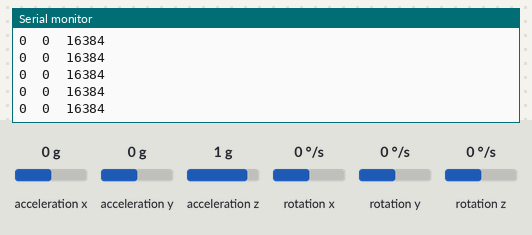
A sketch run on a simulated Arduino Uno, built for the host (arithmetic inside an expression is 32-bit, double 64-bit). On the bench: the last lines printed to the serial monitor. Wiring (inferred from the names in the program): MPU-6050 motion sensor at I2C address 0x68. The inputs (shaded band) are chosen by the test bench; at power-on: acceleration x 0 g, acceleration y 0 g, acceleration z 1 g, rotation x 0 °/s, rotation y 0 °/s, rotation z 0 °/s. Storage starts empty.

Above: at 1.2 s.
1.3 s: acceleration x set to -1.4 g
At 2.1 s:
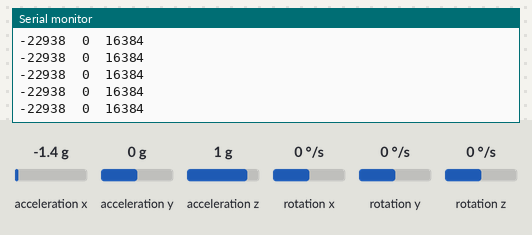
2.8 s: acceleration y set to -1.4 g
At 3.4 s:
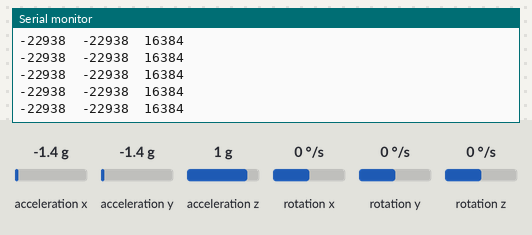
4.3 s: acceleration z set to -1.4 g
At 5.4 s:
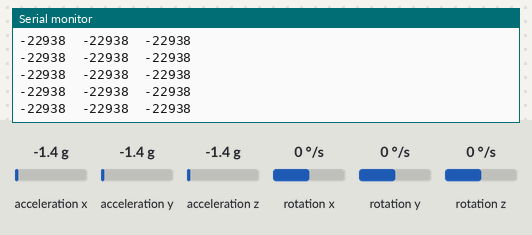

The sketch:

Sinal_Axis_e_MicroSD_POO.ino
```cpp
//Programa: Teste MPU6050 e Gravação em SD
//Alteracoes e adaptacoes : Arthur Chabole
//
//Baseado no programa original de JohnChi e FILIPEFLOP

//Carrega a biblioteca Wire
#include<Wire.h>
//Carregar biblioteca SD
#include<SD.h>
#include <stdio.h>
#include <stdlib.h>

//Endereco I2C do MPU6050
const int MPU=0x68;

//Variaveis para armazenar valores dos sensores e iniciando contador c
int AcX,AcY,AcZ;
double c=0;
int x=1;

//Configurando a análi1e
String Name_file= ("F10.txt");      //Nome do arquivo
double Max= 1001;                //Número Max de pontos
int t= 2;                        //Tempo de delay

void setup()
{
  //Transmissão serial
  Serial.begin(115200);

  //Configurando SD
  SD.begin(4);

  //Zerando acelerômetro
  Wire.begin();
  Wire.beginTransmission(MPU);
  Wire.write(0x6B);

  //Inicializa o MPU-6050
  Wire.write(0);
  Wire.endTransmission(true);

  Serial.print("AcX");
  Serial.print("\t"); Serial.print("AcY");
  Serial.print("\t"); Serial.println("AcZ");
}
void loop()
{
  //Número de pontos de análise
  while (true)
  {
    if (c == Max){
    Name_file= ("F1"+(String)x+".txt");
    x++;
    c=0;
    break;
  }
  //Iniciando comunicação com sensor
  Wire.beginTransmission(MPU);
  Wire.write(0x3B);  // starting with register 0x3B (ACCEL_XOUT_H)
  Wire.endTransmission(false);

  //Solicita os dados do sensor
  Wire.requestFrom(MPU,14,true);
  //Armazena o valor dos sensores nas variaveis correspondentes
  AcX=Wire.read()<<8|Wire.read();  //0x3B (ACCEL_XOUT_H) & 0x3C (ACCEL_XOUT_L)
  AcY=Wire.read()<<8|Wire.read();  //0x3D (ACCEL_YOUT_H) & 0x3E (ACCEL_YOUT_L)
  AcZ=Wire.read()<<8|Wire.read();  //0x3F (ACCEL_ZOUT_H) & 0x40 (ACCEL_ZOUT_L)

  //Gravando no cartão
  File dados = SD.open(Name_file,FILE_WRITE);
  if (dados){
    dados.print(c); dados.print("\t");
    dados.print(AcX); dados.print("\t");
    dados.print(AcY); dados.print("\t");
    dados.println(AcZ);
    c += 1;
    dados.close();
  } else{
    Serial.println("Erro ao criar o arquivo");
  }

  //Envia valor X do acelerometro para a serial e o LCD
  Serial.print(""); Serial.print(AcX);

  //Envia valor Y do acelerometro para a serial e o LCD
  Serial.print("\t"); Serial.print(AcY);

  //Envia valor Z do acelerometro para a serial e o LCD
  Serial.print("\t"); Serial.println(AcZ);

  //Aguarda 2 ms e reinicia o processo
  delay(t);
  }
}
```

Measured:
- after the input at 1.3 s, the serial monitor: prints a new line at once (image 1)
- after the input at 2.8 s, the serial monitor: prints a new line at once (image 2)
- after the input at 4.3 s, the serial monitor: prints a new line at once (image 3)
